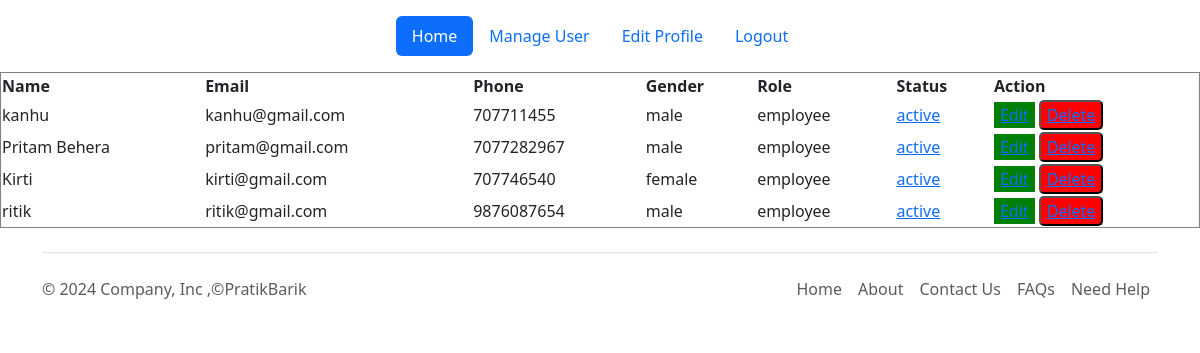
/allEmployeeData/, run on the app's committed database.
### myapp/models.py (models this page shows)
class UserMaster(models.Model):
    UserId=models.AutoField(primary_key=True)
    Name=models.CharField(max_length=100)
    Email=models.EmailField(max_length=100)
    Phone=models.BigIntegerField()
    Password=models.CharField(max_length=100)
    Gender=models.CharField(max_length=10)
    Role=models.CharField(max_length=20)
    Status=models.CharField(max_length=20,default='active')

### myapp/views.py (the view)
# urls.py: path('allEmployeeData/',views.allEmployeeData),
def allEmployeeData(request):
    obj=UserMaster.objects.filter(Role='employee')
    return render(request,'allEmployeeData.html',{'user':obj})

### myapp/templates/allEmployeeData.html
{% extends 'hr_layout/default.html' %}
{% block 'content' %}
<table border="1px solid black" width="100%">
    <tr>
        <th>Name</th>
        <th>Email</th>
        <th>Phone</th>
        <th>Gender</th>
        <th>Role</th>
        <th>Status</th>
        <th>Action</th>
    </tr>
    {% for data in user %}
    <tr>
        <td>{{data.Name}}</td>
        <td>{{data.Email}}</td>
        <td>{{data.Phone}}</td>
        <td>{{data.Gender}}</td>
        <td>{{data.Role}}</td>
        <td><a href="/changeStatus/{{data.UserId}}">{{data.Status}}</a></td>
        <td>
            <button style="background-color: green; border: 5px;">
                <a href="/editUser/{{data.UserId}}/">Edit</a>
            </button>
            <button style="background-color: red; border-radius: 5px;">
                <a href="/deleteUser/{{data.UserId}}/">Delete</a>
            </button>
        </td>
    </tr>
    {% endfor %}
</table>
{% endblock %}

### myapp/templates/hr_layout/default.html (shortened to what this page needs)
<!DOCTYPE html>
<html lang="en">
<head>
    <link href="https://cdn.jsdelivr.net/npm/bootstrap@5.3.3/dist/css/bootstrap.min.css" rel="stylesheet">
</head>
<body>
    {% include 'hr_layout/header.html' %}
    {% block 'content' %}
    {% endblock %}
    {% include 'hr_layout/footer.html' %}
</body>
</html>

### myapp/templates/hr_layout/header.html
<div class="container">
    <header class="d-flex justify-content-center py-3">
      <ul class="nav nav-pills">
        <li class="nav-item"><a href="/myhr" class="nav-link active" aria-current="page">Home</a></li>
        <li class="nav-item"><a href="/allEmployeeData" class="nav-link" aria-current="page">Manage User</a></li>
        <li class="nav-item"><a href="/editProfile/{{request.session.id}}" class="nav-link">Edit Profile</a></li>
        <li class="nav-item"><a href="/logout" class="nav-link">Logout</a></li>
      </ul>
    </header>
  </div>

### myapp/templates/hr_layout/footer.html
<div class="container">
    <footer class="d-flex flex-wrap justify-content-between align-items-center py-3 my-4 border-top">
      <p class="col-md-4 mb-0 text-body-secondary">© 2024 Company, Inc ,©PratikBarik</p>
      <a href="/" class="col-md-4 d-flex align-items-center justify-content-center mb-3 mb-md-0 me-md-auto link-body-emphasis text-decoration-none">
        <svg class="bi me-2" width="40" height="32"><use xlink:href="#bootstrap"></use></svg>
      </a>
      <ul class="nav col-md-4 justify-content-end">
        <li class="nav-item"><a href="index" class="nav-link px-2 text-body-secondary">Home</a></li>
        <li class="nav-item"><a href="#" class="nav-link px-2 text-body-secondary">About</a></li>
        <li class="nav-item"><a href="#" class="nav-link px-2 text-body-secondary">Contact Us</a></li>
        <li class="nav-item"><a href="#" class="nav-link px-2 text-body-secondary">FAQs</a></li>
        <li class="nav-item"><a href="#" class="nav-link px-2 text-body-secondary">Need Help</a></li>
      </ul>
    </footer>
  </div>

### data on the page
UserMaster: Name "kanhu", Email "kanhu@gmail.com", Phone "707711455", Gender "male", Role "employee", Status "active"
UserMaster: Name "Pritam Behera", Email "pritam@gmail.com", Phone "7077282967", Gender "male", Role "employee", Status "active"
UserMaster: Name "Kirti", Email "kirti@gmail.com", Phone "707746540", Gender "female", Role "employee", Status "active"
UserMaster: Name "ritik", Email "ritik@gmail.com", Phone "9876087654", Gender "male", Role "employee", Status "active"
